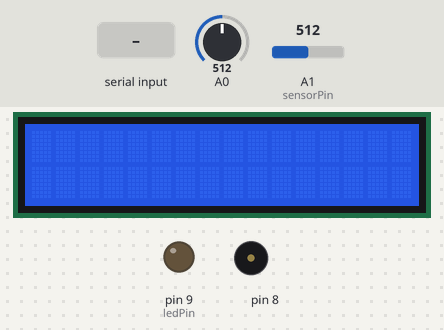
The sketch below on a simulated Arduino Uno, built with avr-gcc and run on an emulated ATmega328P. Parts: 16×2 character LCD, output pins drawn as LEDs (lit = HIGH), buzzer (waves = sounding). The test bench sets the inputs (shaded band); at power-on: A1 (sensorPin) = 512, A0 = 512. What the sketch prints to the serial monitor is not drawn.

Above: at 1.2 s.
1.3 s: "L" received over Serial
At 2.6 s:
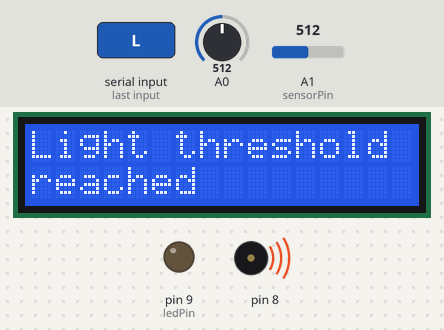
5.4 s: A1 (sensorPin) set to 716
At 7.4 s:
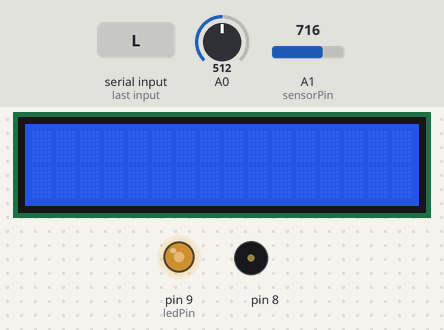
7.7 s: A1 (sensorPin) set to 900
At 9.2 s:
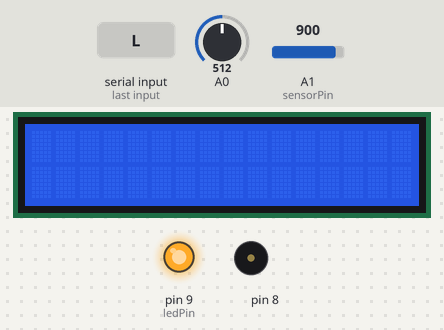
9.7 s: "L" received over Serial
At 11.0 s:
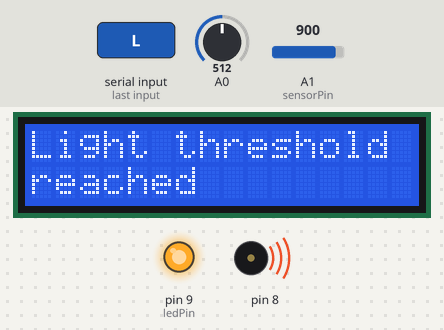
Timing chart, 0 to 14.8 s (numbered marks = the images above; inputs shaded):
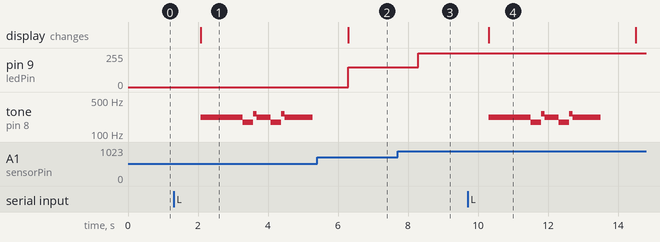

The sketch:

tempy.ino
```cpp
#include <LiquidCrystal.h>

//temp sensor
const int temperaturePin = 0;

//light sensor
const int sensorPin = 1;
const int ledPin = 9;
int lightLevel;

LiquidCrystal lcd(12,11,5,4,3,2);

void setup()
{
  Serial.begin(9600);
  pinMode(ledPin, OUTPUT);
  lcd.begin(16, 2);
  lcd.clear();

  pinMode(8, OUTPUT);
  pinMode(9, OUTPUT);
  digitalWrite(9,LOW);
}

char c;

// main function
void loop()
{
  c =' ';

  // read input if available
  if (Serial.available()){
      c = Serial.read();
  }

  // if input character was 'L' then print/play the trigger
  if (c == 'L'){
    lcd.setCursor(0,0);
    lcd.print("Light threshold");
    lcd.setCursor(0,1);
    lcd.print("reached");
    playSong();
  // otherwise clear the LCD
  } else {
    lcd.clear();
  }

  // read the temp sensor + calculate degreesF
  float voltage, degreesC, degreesF;
  voltage = getVoltage(temperaturePin);
  degreesC = (voltage - 0.5) * 100.0;
  degreesF = degreesC * (9.0/5.0) + 32.0;

  // read the light sensor
  lightLevel = analogRead(sensorPin);

  // output readings over serial port
  Serial.print(degreesF);
  Serial.print(",");
  Serial.println(lightLevel);

  // scale the voltage reading
  // constrain the light sensor data to activate the ledPin
  manualTune();
  analogWrite(ledPin, lightLevel);

  delay(1000);
}

float getVoltage(int pin)
{
  return (analogRead(pin) * 0.004882814);
}

void manualTune()
{
  lightLevel = map(lightLevel, 600, 800, 0, 255);
  lightLevel = constrain(lightLevel, 0, 255);
}

void playSong()
{
  // plays a snippet of the imperial march
  #define C0 16.35
  #define Db0 17.32
  #define D0  18.35
  #define Eb0 19.45
  #define E0  20.60
  #define F0  21.83
  #define Gb0 23.12
  #define G0  24.50
  #define Ab0 25.96
  #define LA0 27.50
  #define Bb0 29.14
  #define B0  30.87
  #define C1  32.70
  #define Db1 34.65
  #define D1  36.71
  #define Eb1 38.89
  #define E1  41.20
  #define F1  43.65
  #define Gb1 46.25
  #define G1  49.00
  #define Ab1 51.91
  #define LA1 55.00
  #define Bb1 58.27
  #define B1  61.74
  #define C2  65.41
  #define Db2 69.30
  #define D2  73.42
  #define Eb2 77.78
  #define E2  82.41
  #define F2  87.31
  #define Gb2 92.50
  #define G2  98.00
  #define Ab2 103.83
  #define LA2 110.00
  #define Bb2 116.54
  #define B2  123.47
  #define C3  130.81
  #define Db3 138.59
  #define D3  146.83
  #define Eb3 155.56
  #define E3  164.81
  #define F3  174.61
  #define Gb3 185.00
  #define G3  196.00
  #define Ab3 207.65
  #define LA3 220.00
  #define Bb3 233.08
  #define B3  246.94
  #define C4  261.63
  #define Db4 277.18
  #define D4  293.66
  #define Eb4 311.13
  #define E4  329.63
  #define F4  349.23
  #define Gb4 369.99
  #define G4  392.00
  #define Ab4 415.30
  #define LA4 440.00
  #define Bb4 466.16
  #define B4  493.88
  #define C5  523.25
  #define Db5 554.37
  #define D5  587.33
  #define Eb5 622.25
  #define E5  659.26
  #define F5  698.46
  #define Gb5 739.99
  #define G5  783.99
  #define Ab5 830.61
  #define LA5 880.00
  #define Bb5 932.33
  #define B5  987.77
  #define C6  1046.50
  #define Db6 1108.73
  #define D6  1174.66
  #define Eb6 1244.51
  #define E6  1318.51
  #define F6  1396.91
  #define Gb6 1479.98
  #define G6  1567.98
  #define Ab6 1661.22
  #define LA6 1760.00
  #define Bb6 1864.66
  #define B6  1975.53
  #define C7  2093.00
  #define Db7 2217.46
  #define D7  2349.32
  #define Eb7 2489.02
  #define E7  2637.02
  #define F7  2793.83
  #define Gb7 2959.96
  #define G7  3135.96
  #define Ab7 3322.44
  #define LA7 3520.01
  #define Bb7 3729.31
  #define B7  3951.07
  #define C8  4186.01
  #define Db8 4434.92
  #define D8  4698.64
  #define Eb8 4978.03

  // DURATION OF THE NOTES
  #define BPM 150     // you can change this value changing all the others
  #define H 2*Q       // half 2/4
  #define Q 60000/BPM // quarter 1/4
  #define E Q/2       // eighth 1/8
  #define S Q/4       // sixteenth 1/16
  #define W 4*Q       // whole 4/4

  // tone(pin, note, duration)
  // duration should always be 1 ms more than the note in order to separate them
  tone(8,LA3,Q);
  delay(1+Q);
  tone(8,LA3,Q);
  delay(1+Q);
  tone(8,LA3,Q);
  delay(1+Q);
  tone(8,F3,E+S);
  delay(1+E+S);
  tone(8,C4,S);
  delay(1+S);
  tone(8,LA3,Q);
  delay(1+Q);
  tone(8,F3,E+S);
  delay(1+E+S);
  tone(8,C4,S);
  delay(1+S);
  tone(8,LA3,H);
  delay(1+H);
}
```

Measured:
- after the input at 1.3 s, tone on pin 8: plays 220 Hz for 1.2 s, 174 Hz for 0.30 s, 261 Hz for 0.10 s, 220 Hz for 0.40 s, 174 Hz for 0.30 s, 261 Hz for 0.10 s … (7 notes in this stretch), starting after 0.77 s; the display: changes after 0.77 s (image 1)
- after the input at 5.4 s, pin 9 (ledPin): 0/255 → 147/255 after 0.89 s
- after the input at 7.7 s, pin 9 (ledPin): 147/255 → 255/255 after 0.59 s
- after the input at 9.7 s, tone on pin 8: plays 220 Hz for 1.2 s, 174 Hz for 0.30 s, 261 Hz for 0.10 s, 220 Hz for 0.40 s, 174 Hz for 0.30 s, 261 Hz for 0.10 s … (7 notes in this stretch), starting after 0.60 s; the display: changes after 0.60 s (image 4)
